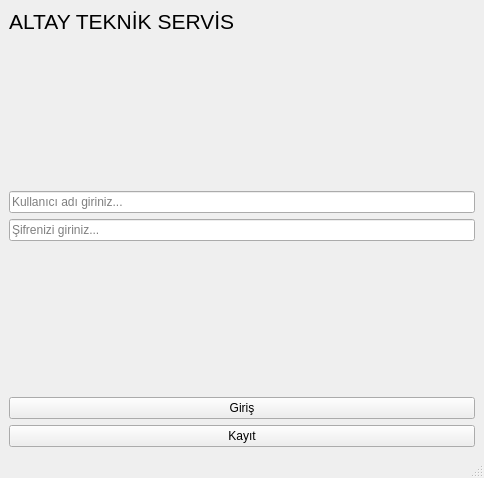
<?xml version="1.0" encoding="UTF-8"?>
<ui version="4.0">
 <class>MainWindow</class>
 <widget class="QMainWindow" name="MainWindow">
  <property name="geometry">
   <rect>
    <x>0</x>
    <y>0</y>
    <width>484</width>
    <height>478</height>
   </rect>
  </property>
  <property name="windowTitle">
   <string>Giris Ekranı</string>
  </property>
  <widget class="QWidget" name="centralwidget">
   <layout class="QVBoxLayout" name="verticalLayout_2">
    <item>
     <layout class="QVBoxLayout" name="verticalLayout">
      <item>
       <widget class="QLabel" name="label">
        <property name="font">
         <font>
          <pointsize>16</pointsize>
         </font>
        </property>
        <property name="text">
         <string>ALTAY TEKNİK SERVİS</string>
        </property>
       </widget>
      </item>
      <item>
       <spacer name="verticalSpacer_2">
        <property name="orientation">
         <enum>Qt::Vertical</enum>
        </property>
        <property name="sizeHint" stdset="0">
         <size>
          <width>20</width>
          <height>40</height>
         </size>
        </property>
       </spacer>
      </item>
      <item>
       <widget class="QLineEdit" name="le_kullaniciAdi">
        <property name="placeholderText">
         <string>Kullanıcı adı giriniz...</string>
        </property>
       </widget>
      </item>
      <item>
       <widget class="QLineEdit" name="lineEdit_2">
        <property name="echoMode">
         <enum>QLineEdit::Password</enum>
        </property>
        <property name="placeholderText">
         <string>Şifrenizi giriniz...</string>
        </property>
       </widget>
      </item>
      <item>
       <spacer name="verticalSpacer">
        <property name="orientation">
         <enum>Qt::Vertical</enum>
        </property>
        <property name="sizeHint" stdset="0">
         <size>
          <width>20</width>
          <height>40</height>
         </size>
        </property>
       </spacer>
      </item>
      <item>
       <widget class="QPushButton" name="pb_giris">
        <property name="text">
         <string>Giriş</string>
        </property>
       </widget>
      </item>
      <item>
       <widget class="QPushButton" name="pb_kaydol">
        <property name="text">
         <string>Kayıt</string>
        </property>
       </widget>
      </item>
     </layout>
    </item>
   </layout>
  </widget>
  <widget class="QMenuBar" name="menubar">
   <property name="geometry">
    <rect>
     <x>0</x>
     <y>0</y>
     <width>484</width>
     <height>26</height>
    </rect>
   </property>
  </widget>
  <widget class="QStatusBar" name="statusbar"/>
 </widget>
 <resources/>
 <connections/>
</ui>
